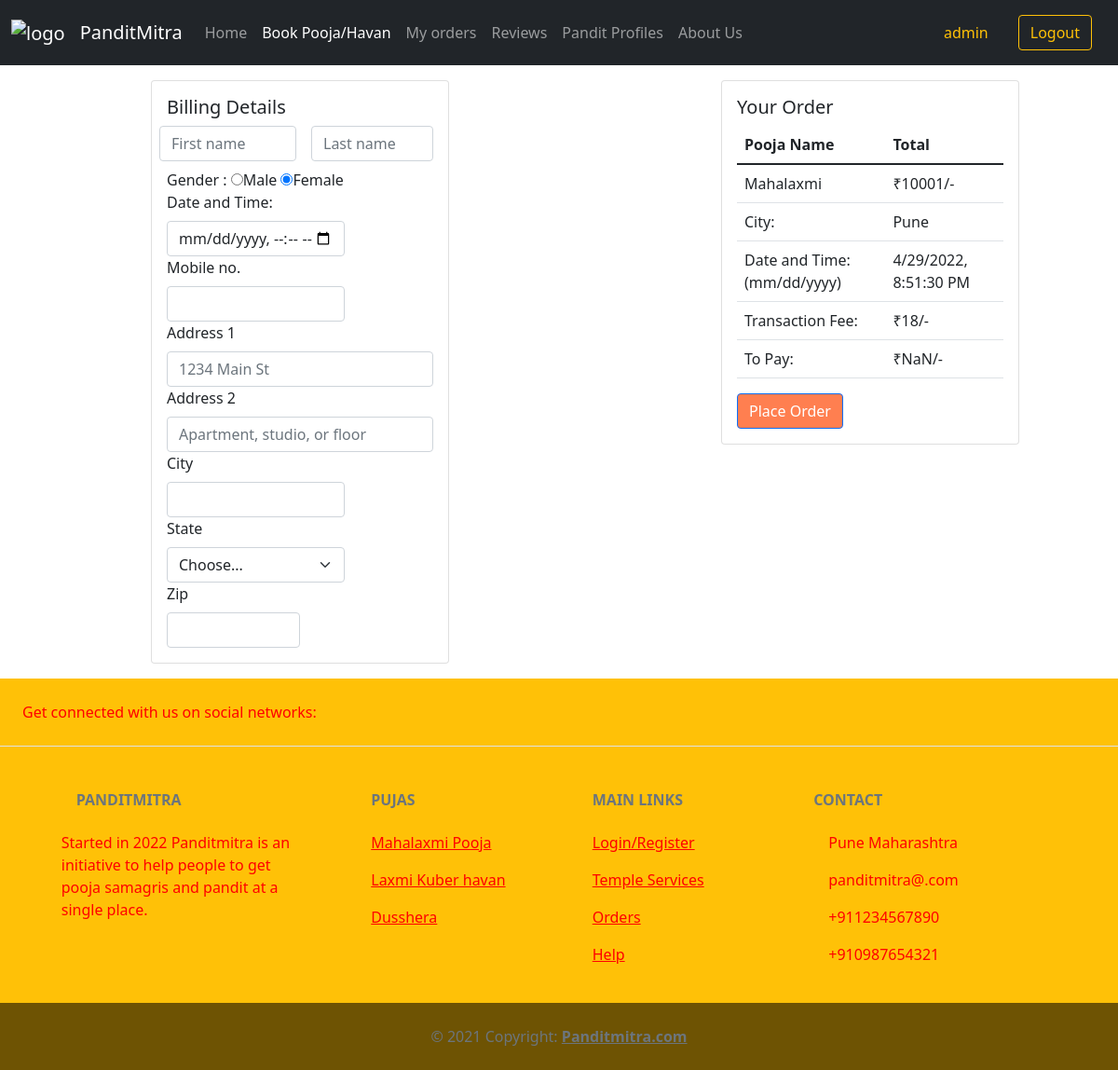
Page /puja/1/order/ (signed in) on the earlier database version.
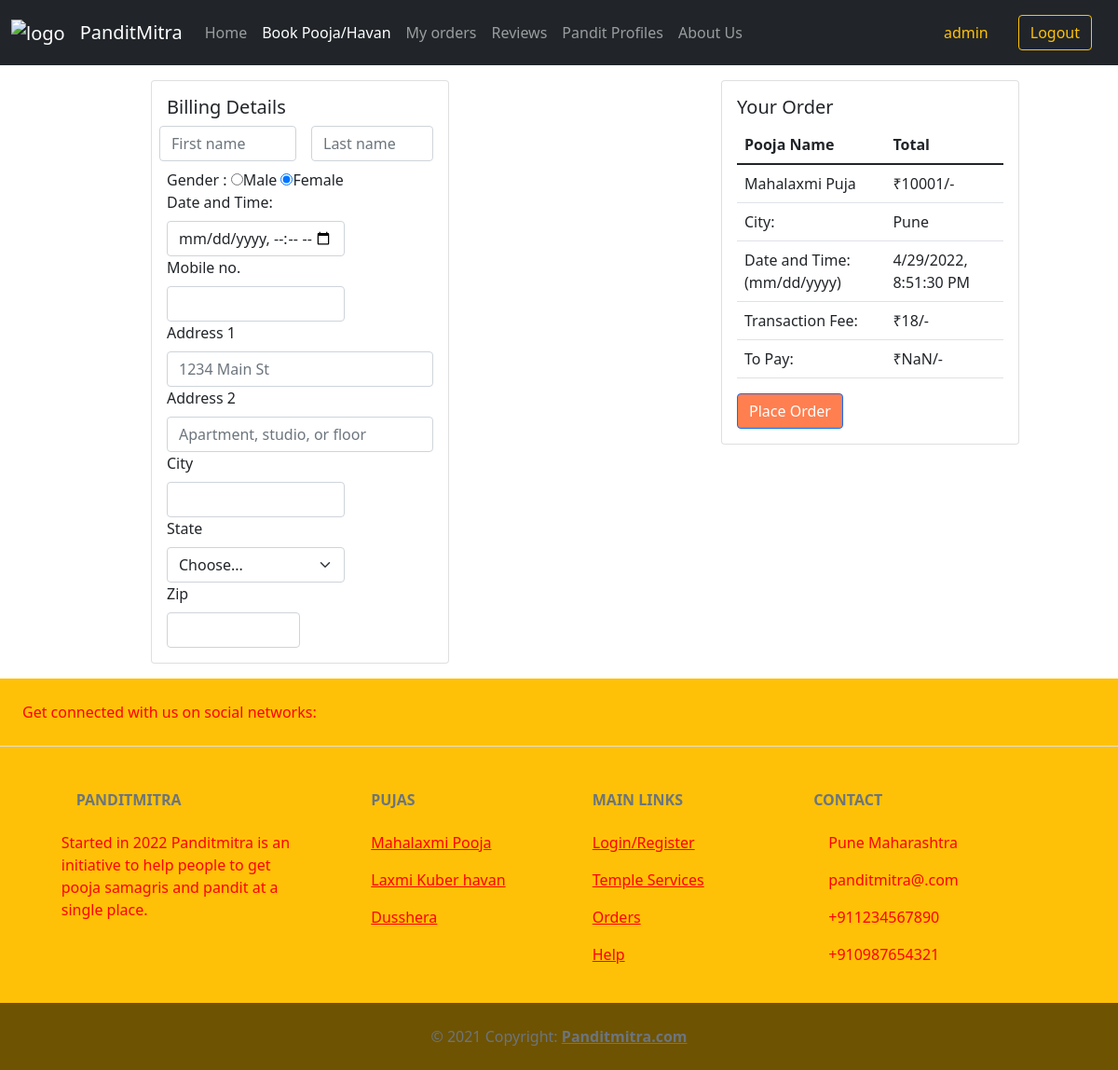
Same page on the later database version.
### main/models.py (models this page shows, shortened)
class Puja(models.Model):
    id = models.AutoField(primary_key=True)
    nameOfPuja = models.CharField(max_length=50, unique=True)
    price = models.IntegerField(default=0, validators=[minMax2])
    panditName = models.CharField(max_length=50, blank=True)
    imageUrl = models.TextField(
        default="https://image.shutterstock.com/image-vector/vector-graphic-illustration-indian-pandit-260nw-1803127855.jpg", null=True, blank=True)
    introText = models.CharField(max_length=200, null=True, blank=True)
    discription = models.TextField(null=True, blank=True)

### main/views.py (the view)
# urls.py: path("puja/<int:id>/order/", views.order, name="order"),
@login_required
def order(request, id):
    if request.method == 'POST':
        first_name = request.POST['first_name']
        last_name = request.POST['last_name']
        gender = request.POST['optradio']
        dateOfPuja = request.POST['birthdaytime']
        address1 = request.POST['address1']
        address2 = request.POST['address2']
        city = request.POST['city']
        state = request.POST['state']
        zip = request.POST['zip']
        address = address1 + ', ' + address2 + ', ' + city + ', ' + state + ', ' + zip
        email = User.objects.get(username=request.user.username).email
        pujaName = Puja.objects.get(id=id)
        total = pujaName.price + 18  # 18rs are charges for transaction...
        mobile_no = request.POST['MobNo']
        orderRequestTime = str(datetime.datetime.now())
        myOrder = Order.objects.create(
            first_name=first_name, last_name=last_name, mobile_no=mobile_no, pujaName=pujaName, dateOfPuja=dateOfPuja, address=address, email=email, total_pay=total, bookingDoneAt=orderRequestTime)
        myOrder.save()
        messages.info(request, 'Order successfully created')
        return redirect("/myOrders")
    else:
        ls = Puja.objects.get(id=id)
        return render(request, "order.html", {"ls": ls})

### main/templates/Order.html (shortened to what the changed rows need)
<!DOCTYPE html>
<html lang="en">
<head>
    <link href="https://cdn.jsdelivr.net/npm/bootstrap@5.1.3/dist/css/bootstrap.min.css" rel="stylesheet">
</head>
<body>
    <div class="container_fluid">
        <div class="row justify-content-around">
            <div class="col-sm-12 col-md-6 my-3" style="width: 18rem;">
                <div class="card" style="width: 20rem;">
                  <div class="card-body">
                    <table class="table">
                      <thead>
                        <tr>
                          <th scope="col">Pooja Name</th>
                          <th scope="col">Total</th>
                        </tr>
                      </thead>
                        <tbody>
                          <tr>
                            <td scope="row">{{ls.nameOfPuja}}{{ls.pujaName}}</td>
                            <td>₹<span id="initial_price">{{ls.price}}{{ls.total_pay}}</span>/-</td>
                          </tr>
                        </tbody>
                      </table>
                    </div>
                  </div>
            </div>
        </div>
    </div>
</body>
</html>

Differences in the rows shown:
changed Puja: nameOfPuja "Mahalaxmi" → "Mahalaxmi Puja"
